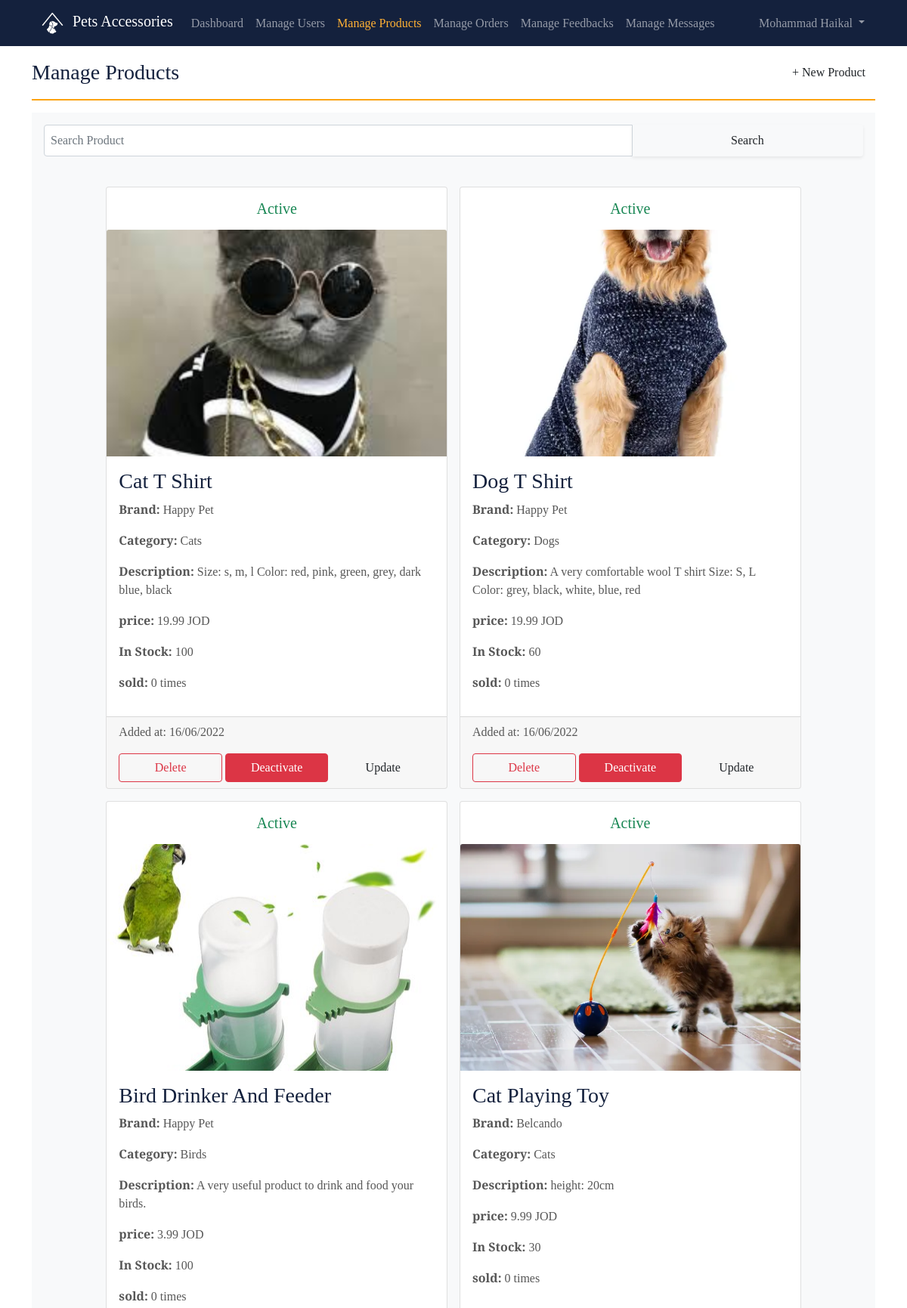
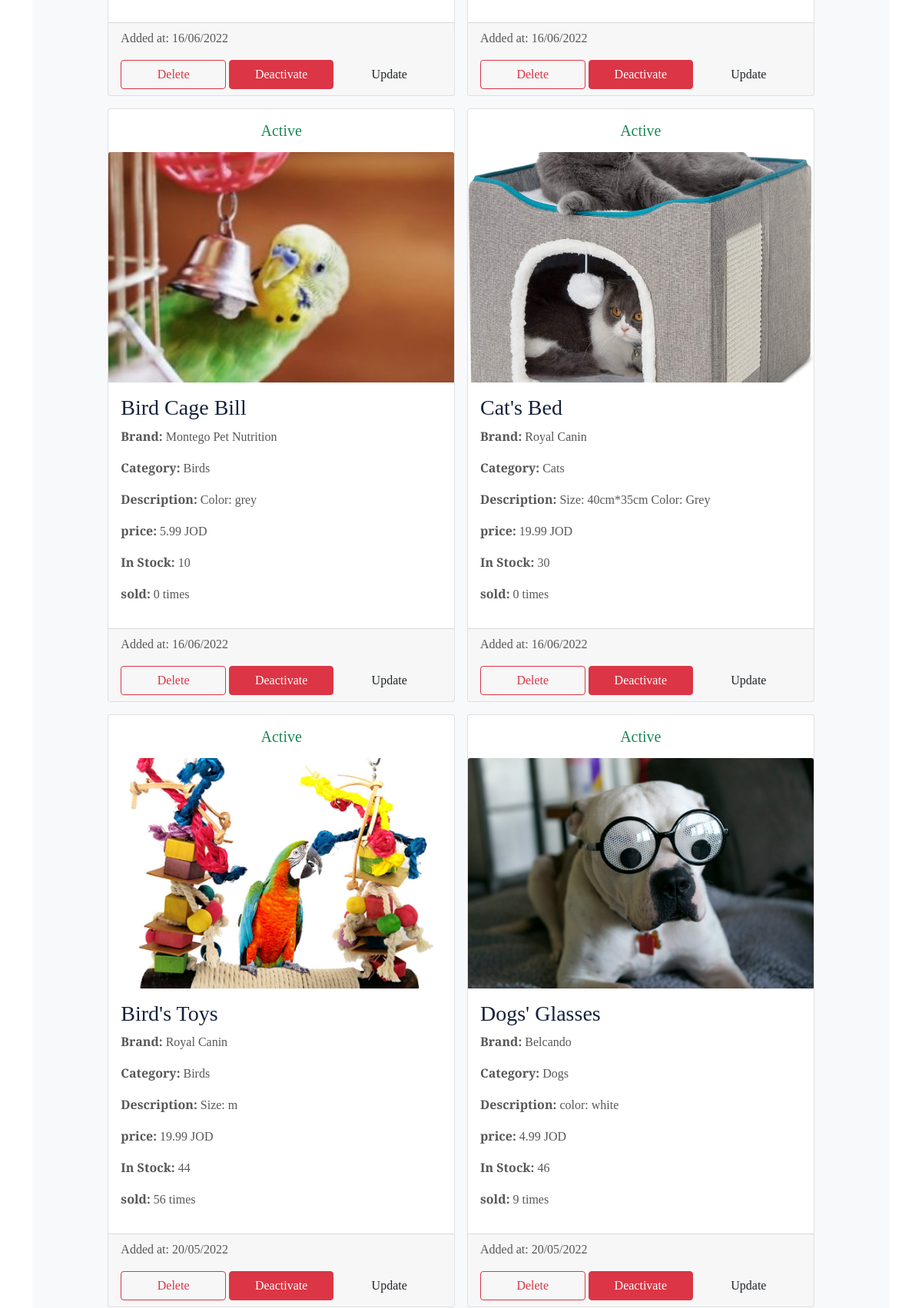
The app's page /petaccesories/manageProducts.php (signed in, upper part) with its own data (2 pictures, top to bottom).
### tables this page shows
CREATE TABLE IF NOT EXISTS `user` (
  `id` int(11) NOT NULL AUTO_INCREMENT,
  `is_admin` tinyint(1) DEFAULT '0',
  `first_name` varchar(30) NOT NULL,
  `last_name` varchar(30) NOT NULL,
  `email` varchar(50) NOT NULL,
  `phone` varchar(20) NOT NULL,
  `password` varchar(50) NOT NULL,
  `created_at` timestamp NOT NULL DEFAULT CURRENT_TIMESTAMP,
  PRIMARY KEY (`id`),
  UNIQUE KEY `UNIQUE` (`email`) USING BTREE
);

CREATE TABLE IF NOT EXISTS `product` (
  `id` int(11) NOT NULL AUTO_INCREMENT,
  `brand_id` int(11) NOT NULL,
  `category_id` int(11) NOT NULL,
  `active` tinyint(1) NOT NULL DEFAULT '1',
  `sold` int(11) NOT NULL DEFAULT '0',
  `name` varchar(50) NOT NULL,
  `image` text NOT NULL,
  `description` text,
  `price` float NOT NULL,
  `quantity` int(11) NOT NULL,
  `created_at` timestamp NOT NULL DEFAULT CURRENT_TIMESTAMP,
  PRIMARY KEY (`id`),
  KEY `category_id` (`category_id`),
  KEY `brand_id` (`brand_id`)
);

CREATE TABLE IF NOT EXISTS `brand` (
  `id` int(11) NOT NULL AUTO_INCREMENT,
  `name` varchar(30) NOT NULL,
  `email` varchar(50) NOT NULL,
  `website` text NOT NULL,
  `rating` float NOT NULL DEFAULT '0',
  `num_of_raters` int(11) NOT NULL DEFAULT '0',
  PRIMARY KEY (`id`)
);

CREATE TABLE IF NOT EXISTS `category` (
  `id` int(11) NOT NULL AUTO_INCREMENT,
  `category` varchar(50) NOT NULL,
  PRIMARY KEY (`id`)
);

### petaccesories/modules/Admin.php (called while the page is built, shortened)
<?php
class Admin extends User
{
  public static function check()
  {
    if (isset($_SESSION['admin_id'])) {
      return true;
    } else {
      return false;
    }
  }
  public static function getAdminFullName()
  {
    $admin = self::getAdmin()[0];
    return $admin['first_name'] . " " . $admin['last_name'];
  }
  public static function getAdmin()
  {
    return self::getQueryResults("SELECT * FROM `user` WHERE  `id` = {$_SESSION['admin_id']}");
  }
}

### petaccesories/modules/DB.php (called while the page is built, shortened)
<?php
class DB
{
  protected static $servername;
  protected static $username;
  protected static $password;
  protected static $dbname;
  protected static function connect()
  {
    self::$servername = "localhost";
    self::$username = "root";
    self::$password = "";
    self::$dbname = "petaccessories";
    $conn = new mysqli(self::$servername, self::$username, self::$password, self::$dbname);
    return $conn;
  }
  protected static function getQueryResults($sql){
    $result = mysqli_query(self::connect(), $sql);
    return mysqli_fetch_all($result, MYSQLI_ASSOC);
  }
}

### petaccesories/modules/Product.php (called while the page is built, shortened)
<?php
class Product extends DB
{
  public static function getAllProducts()
  {
    return self::getQueryResults("SELECT * FROM product ORDER BY created_at DESC");
  }
}

### petaccesories/modules/Brand.php (called while the page is built, shortened)
<?php
class Brand extends DB
{
  public static function getBrandName($brandId)
  {
    return self::getQueryResults("SELECT * FROM brand where id = $brandId")[0]['name'];
  }
}

### petaccesories/modules/Category.php (called while the page is built, shortened)
<?php
class Category extends DB
{
  public static function getCategory($catId)
  {
    return self::getQueryResults("SELECT * FROM category where id = $catId")[0]['category'];
  }
}

### petaccesories/manageProducts.php (the view, shortened to what this page needs)
<?php
$products = Product::getAllProducts();
?>
<!DOCTYPE html>
<html lang="en" dir="auto">
<?php include('./templates/head.php') ?>
<body>
    <?php include('./templates/adminNav.php') ?>
    <div class="container py-3">
        <div class="row g-0 justify-content-between align-items-center">
            <h3 class="mb-0" style="width: fit-content;">Manage Products</h3>
            <button type="button" class="btn myFilledCustomBtn2" style="width: fit-content;" data-bs-toggle="modal" data-bs-target="#product">
                + New Product
            </button>
        </div>
        <hr class="myCustomHr">
        <form class="col-md-9 input-group align-self-start p-3 bg-light border-0" action="<?php echo $_SERVER['PHP_SELF']; ?>" method="GET">
            <input type="search" name="searchValue" class="form-control p-2" style="width:50%;" placeholder="Search Product" <?php if (isset($_GET['search'])) echo "value={$_GET['searchValue']}" ?>>
            <input type="submit" name="search" class="form-control btn myFilledCustomBtn2 shadow-sm" style="width: fit-content;" value="Search">
        </form>
        <div class="row p-3 g-0 justify-content-center bg-light" style="max-height: 100vh; overflow-y: auto;">
            <?php foreach ($products as $product) : ?>
                <div class="card m-2 col-md-5">
                    <?= $product['active'] ? "<h5 class='p-3 m-0 text-success text-center'>Active</h5>" : "<h5 class='p-3 m-0 text-danger text-center'>Not Active</h5>"; ?>
                    <img class="card-img-top categories" src="<?= $product['image'] ?>" style="height: 300px;">
                    <div class="card-body">
                        <h3 class="card-title"><?= $product['name'] ?></h3>
                        <p><strong>Brand:</strong> <?= Brand::getBrandName($product['brand_id']) ?></p>
                        <p><strong>Category:</strong> <?= Category::getCategory($product['category_id']) ?></p>
                        <p><strong>Description:</strong> <?= $product['description'] ?></p>
                        <p><strong>price:</strong> <?= $product['price'] ?> JOD</p>
                        <p><strong>In Stock:</strong> <?= $product['quantity'] ?></p>
                        <p><strong>sold:</strong> <?= $product['sold'] ?> times</p>
                    </div>
                    <div class="card-footer">
                        <p>Added at: <?= date("d/m/Y", strtotime($product['created_at'])) ?></p>
                        <div class="row g-1">
                            <form class="col" method="post" action="<?php echo $_SERVER['PHP_SELF']; ?>">
                                <button name="deleteProduct" onclick="return confirm('Are you sure you want to delete <?= $product['name'] ?> product?')" type="submit" class="btn btn-outline-danger w-100 ">Delete</button>
                            </form>
                            <?php if ($product['active']) : ?>
                                <form class="col" method="post" action="<?php echo $_SERVER['PHP_SELF']; ?>">
                                    <button name="deactivate" type="submit" class="btn btn-danger w-100 ">Deactivate</button>
                                </form>
                            <?php endif ?>
                            <form class="col" action="updateProduct.php" method="post">
                                <button type="submit" class="btn myFilledCustomBtn2 w-100 ">Update</button>
                            </form>
                        </div>
                    </div>
                </div>
            <?php endforeach ?>
        </div>
    </div>
</body>
</html>

### petaccesories/templates/adminNav.php (shortened to what this page needs)
<?php
    $currentPage = basename($_SERVER['PHP_SELF']);
?>
<nav class="navbar navbar-expand-md navbar-dark bg-dark sticky-top">
        <div class="container-fluid pe-md-5 ps-md-5">
            <a class="navbar-brand" href="index.php">
                <img src="./img/logo.png" class="mx-1 " style="width: 35px; height: 35px;" alt="Logo">
                Pets Accessories
            </a>
            <div class="collapse navbar-collapse" id="navbarNavDropdown">
                <ul class="navbar-nav">
                    <li class="nav-item">
                        <a class="nav-link <?php if ($currentPage == 'dashboard.php') {echo "active";}?>" href="./dashboard.php">Dashboard</a>
                    </li>
                    <li class="nav-item">
                        <a class="nav-link <?php if ($currentPage == 'manageUsers.php') {echo "active";}?>" href="./manageUsers.php">Manage Users</a>
                    </li>
                    <li class="nav-item">
                        <a class="nav-link <?php if ($currentPage == 'manageProducts.php') {echo "active";}?>" href="./manageProducts.php">Manage Products</a>
                    </li>
                    <li class="nav-item">
                        <a class="nav-link <?php if ($currentPage == 'manageOrders.php') {echo "active";}?>" href="./manageOrders.php">Manage Orders</a>
                    </li>
                    <li class="nav-item">
                        <a class="nav-link <?php if ($currentPage == 'manageFeedbacks.php') {echo "active";}?>" href="./manageFeedbacks.php">Manage Feedbacks</a>
                    </li>
                    <li class="nav-item">
                        <a class="nav-link <?php if ($currentPage == 'manageMessages.php') {echo "active";}?>" href="./manageMessages.php">Manage Messages</a>
                    </li>
                </ul>
                <?php if (Admin::check()) : ?>
                    <ul class="navbar-nav ms-auto">
                        <li class="nav-item dropdown">
                            <a class="nav-link dropdown-toggle" href="#" role="button" data-bs-toggle="dropdown" aria-expanded="false">
                                <?php echo Admin::getAdminFullName() ?>
                            </a>
                        </li>
                    </ul>
                <?php endif; ?>
            </div>
        </div>
    </nav>

### records on screen
user: Admin::getAdminFullName() "Mohammad Haikal"
product: active "Active", image (picture), name "Cat T Shirt", brand.name "Happy Pet", category.category "Cats", description "Size: s, m, l Color: red, pink, green, grey, dark blue, black", price "19.99", quantity "100", sold "0", created_at "16/06/2022"
product: active "Active", image (picture), name "Dog T Shirt", brand.name "Happy Pet", category.category "Dogs", description "A very comfortable wool T shirt Size: S, L Color: grey, black, white, blue, red", price "19.99", quantity "60", sold "0", created_at "16/06/2022"
product: active "Active", image (picture), name "Bird Drinker And Feeder", brand.name "Happy Pet", category.category "Birds", description "A very useful product to drink and food your birds.", price "3.99", quantity "100", sold "0", created_at "16/06/2022"
product: active "Active", image (picture), name "Cat Playing Toy", brand.name "Belcando", category.category "Cats", description "height: 20cm", price "9.99", quantity "30", sold "0", created_at "16/06/2022"
product: active "Active", image (picture), name "Bird Cage Bill", brand.name "Montego Pet Nutrition", category.category "Birds", description "Color: grey", price "5.99", quantity "10", sold "0", created_at "16/06/2022"
product: active "Active", image (picture), name "Cat's Bed", brand.name "Royal Canin", category.category "Cats", description "Size: 40cm*35cm Color: Grey", price "19.99", quantity "30", sold "0", created_at "16/06/2022"
product: active "Active", image (picture), name "Bird's Toys", brand.name "Royal Canin", category.category "Birds", description "Size: m", price "19.99", quantity "44", sold "56", created_at "20/05/2022"
product: active "Active", image (picture), name "Dogs' Glasses", brand.name "Belcando", category.category "Dogs", description "color: white", price "4.99", quantity "46", sold "9", created_at "20/05/2022"
